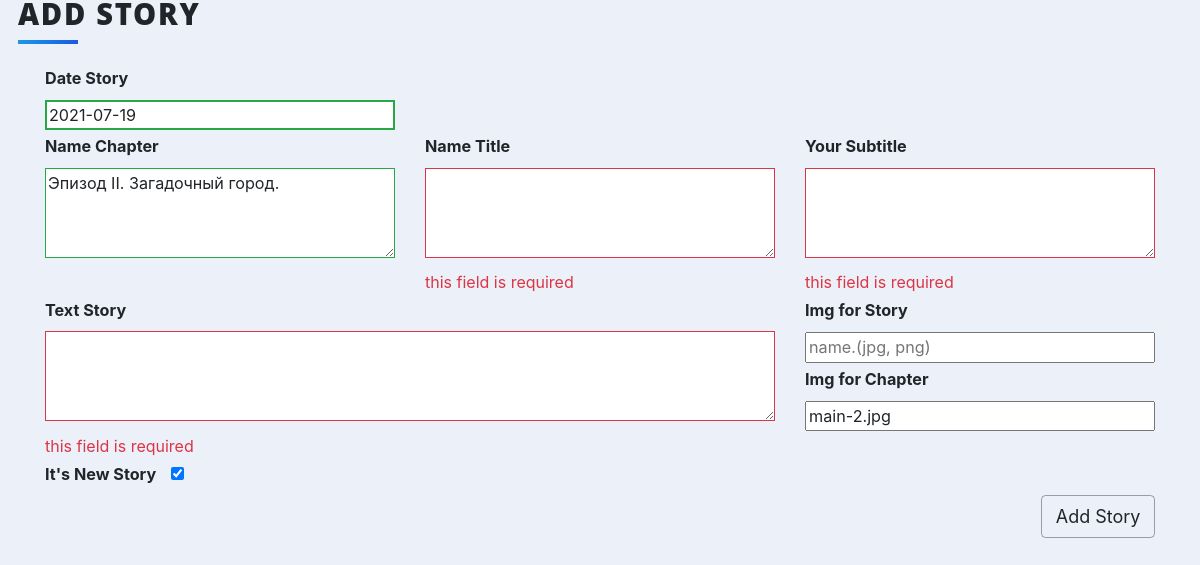
Page /add_stories (signed in) on the committed database.
### main.py (models this page shows)
class Stories(db.Model):
    __tablename__ = "stories"
    id = db.Column(db.Integer, primary_key=True)
    date = db.Column(db.String(10), nullable=False)
    title = db.Column(db.String(250), nullable=False)
    chapter = db.Column(db.String(250), nullable=False)
    subtitle = db.Column(db.String(250), nullable=False)
    body = db.Column(db.String, nullable=False)
    img = db.Column(db.String)
    main_img = db.Column(db.String)
    new_story = db.Column(db.Boolean)
    comments = relationship("Comment", back_populates="parent_stories")

### main.py (the view, shortened to what this page needs)
@app.route('/add_stories', methods=['GET', 'POST'])
@admin_only
def add_stories():
    form = FormatStories()
    button = "Add Story"
    if request.method == "GET":
        if form.date.data is None:
            form.date.data = datetime.now().strftime('%Y-%m-%d')
        if db.session.query(Stories).all():
            last_story = db.session.query(Stories).all()[-1]
            form.chapter.data = last_story.chapter
            form.main_img.data = last_story.main_img
        form.new_story.data = True
    return render_template('add_stories_admin.html', form=form, button=button, function='add_stories', id='')

### forms.py
class FormatStories(FlaskForm):
    date = StringField("Date Story", validators=[DataRequired(message=""), Length(min=10, max=10, message="")])
    chapter = TextAreaField("Name Chapter", validators=[DataRequired(message=""), Length(max=250, message="")])
    title = TextAreaField("Name Title", validators=[DataRequired(message=""), Length(max=250, message="")])
    subtitle = TextAreaField("Your Subtitle", validators=[DataRequired(message=""), Length(max=250, message="")])
    body = TextAreaField("Text Story", validators=[DataRequired(message="")])
    img = StringField("Img for Story")
    main_img = StringField("Img for Chapter")
    new_story = BooleanField("It's New Story")
    submit = SubmitField("Add Story")

### main.py (called while the page is built)
@login_manager.user_loader
def load_user(user_id):
    return User.query.get(int(user_id))

def admin_only(f):
    @wraps(f)
    def decorated_function(*args, **kwargs):
        if current_user.is_authenticated:
            if current_user.id == 1:
                return f(*args, **kwargs)
        return abort(404)
    return decorated_function

### templates/add_stories_admin.html (shortened to what this page needs)
{% extends 'bootstrap/base.html' %}
{% import 'bootstrap/wtf.html' as wtf %}
{% block styles %}
  {{ super() }}
 <link rel="stylesheet" href="{{ url_for('static', filename='css-cleanBlog/styles.css') }}">
  <link rel="stylesheet" href="{{ url_for('static', filename='css-cleanBlog/styles-admin.css') }}">
{% endblock %}
{% block content %}
<div class="content">
    <h1 class="heading">{{ button }}</h1>
    <form action="{{ url_for(function, id=id) }}" method="post" role="form" class="was-validate" novalidate>
        <div class="container">
          <div class="row">
            <div class="col-6 col-md-4">
                {{ form.date.label }}
                {{ form.date(placeholder="yyyy-mm-dd") }}
            </div>
            <div class="col-md-8"></div>
          </div>
          <div class="row">
            <div class="col-6 col-md-4">
                {{ form.chapter.label }}
                {{ form.chapter }}
            </div>
            <div class="col-6 col-md-4">
                {{ form.title.label }}
                {{ form.title }}
                <div id="story_title" class="invalid-feedback">this field is required</div>
            </div>
            <div class="col-6 col-md-4">
                {{ form.subtitle.label }}
                {{ form.subtitle }}
                <div id="story_subtitle" class="invalid-feedback">this field is required</div>
            </div>
          </div>
          <div class="row">
            <div class="col-8 col-md-8">
                {{ form.body.label }}
                {{ form.body }}
                <div id="story_body" class="invalid-feedback">this field is required</div>
            </div>
            <div class="col-4 col-md-4">
                <div>{{ form.img.label }}</div> <div>{{ form.img(placeholder="name.(jpg, png)") }}</div>
                <div>{{ form.main_img.label }}</div> <div>{{ form.main_img(placeholder="name.(jpg, png)") }}</div>
            </div>
          </div>
          <div class="row">
              <div class="col-6 col-md-4"><div>{{ form.new_story.label }}<span>{{ form.new_story }}</span></div></div>
            <div class="col-6 col-md-4"></div>
            <div class="col-6 col-md-4"> </div>
          </div>
            {{ form.submit(value=button) }}
        </div>
    </form>
</div>
{% endblock %}

### static/css-cleanBlog/styles-admin.css (style rules this page uses)
*, *:before, *:after { box-sizing: border-box; }
html { font-size: 18px; line-height: 1.5; font-weight: 300; color: #333; font-family: "Nunito Sans", sans-serif; }
body { margin: 0; padding: 0; height: 100vh; background-color: #ecf0f9; background-attachment: fixed; }
input, textarea { width: 100%; font-size: 0.9rem; }
textarea { height: 5rem; }
#new_story, #submit { width: auto; }
#new_story { margin-left: 15px; }
#submit { float: right; display: inline-block; font-weight: 400; color: #212529; text-align: center; vertical-align: middle; -webkit-user-select: none; -moz-user-select: none; -ms-user-select: none; user-select: none; background-color: transparent; border: 1px solid #00000059; padding: 0.375rem 0.75rem; font-size: 1rem; line-height: 1.5; border-radius: 0.25rem; transition: color 0.15s ease-in-out, background-color 0.15s ease-in-out, border-color 0.15s ease-in-out, box-shadow 0.15s ease-in-out; }
.content { margin: 0 auto; justify-content: center; align-items: center; flex-wrap: wrap; max-width: 1500px; }
.heading { width: 100%; margin-left: 1rem; font-weight: 900; font-size: 1.618rem; text-transform: uppercase; letter-spacing: 0.1ch; line-height: 1; padding-bottom: 0.5em; margin-bottom: 1rem; position: relative; }
.heading:after { display: block; content: ''; position: absolute; width: 60px; height: 4px; background: linear-gradient(135deg, #1a9be6, #1a57e6); bottom: 0; }

### rows in the picture
Stories: date "2021-07-19", chapter "Эпизод II. Загадочный город.", main_img "main-2.jpg", new_story "☑"
